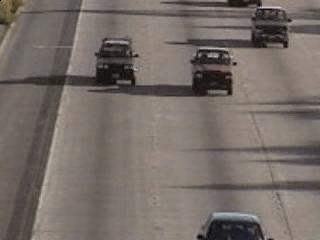
#> input picture 7/HighwayI/HighwayI_000007.png, 320 x 240 px, given in place of HighwayI_000000.png, which was not available
$ jupyter execute kadai.ipynb   (text cells are left out)
#> lines starting #> are read from the running program, lines starting #| are printed output that depends on the picture; after the words box and inside, x2 and y2 are one past the last pixel; in counts of white or black regions, pixels touching at a corner belong together; pictures that were not available may be replaced by others from this repository, and a replacement may not be noted
[cell 1]
import cv2
import numpy as np
import matplotlib.pyplot as plt

[cell 2]
# 画像ファイルの読み込み
image = cv2.imread("HighwayI/HighwayI_000000.png")
#> image is the input picture: shape (240, 320, 3); mean B, G, R 103.9, 109, 118.4

# BGRからRGBに変換
image_rgb = cv2.cvtColor(image, cv2.COLOR_BGR2RGB)

# 画像の表示
plt.imshow(image_rgb)

[cell 3]
template_rgb = image_rgb[60:130, 170:240]
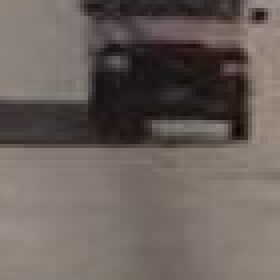
#> template_rgb: shape (70, 70, 3) (shown 4 times larger); mean R, G, B 106.6, 96.7, 92.1

print(template_rgb.shape)
#| (70, 70, 3)

# 画像の表示
plt.imshow(template_rgb)

# RGBからBGRに変換
template_bgr = cv2.cvtColor(template_rgb, cv2.COLOR_BGR2RGB)

cv2.imwrite("template.png", template_bgr)
#> Out = True

[cell 4]
# 画像ファイルの読み込み
image = cv2.imread("HighwayI/HighwayI_000000.png")

# BGRからRGBに変換
image_rgb = cv2.cvtColor(image, cv2.COLOR_BGR2RGB)

# テンプレートファイルの読み込み
template = cv2.imread("template.png")

# BGRからRGBに変換
template_rgb = cv2.cvtColor(template, cv2.COLOR_BGR2RGB)

# 画像とテンプレートのサイズを取得
image_height, image_width, _ = image_rgb.shape
#> image_height = 240; image_width = 320
template_height, template_width, _ = template_rgb.shape
#> template_height = 70; template_width = 70

# テンプレートマッチングを実行（平方差）
result = cv2.matchTemplate(image_rgb, template_rgb, cv2.TM_SQDIFF)
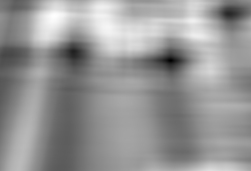
#> result: shape (171, 251) float32; min 0, max 61376072, mean 36115452; drawn with min black and max white

# 最小のスコアとその位置を取得
min_val, max_val, min_loc, max_loc = cv2.minMaxLoc(result)
#> min_val = 0; max_val = 61376072; min_loc = (170, 60); max_loc = (54, 15)

# 最も一致する位置（最小のスコアの位置）
best_x, best_y = min_loc
#> best_x = 170; best_y = 60

# 結果の確認のため、最も一致する位置に矩形を描画
result_image = image_rgb.copy()
cv2.rectangle(result_image, (best_x, best_y), (best_x + template_width, best_y + template_height), (0, 0, 255))
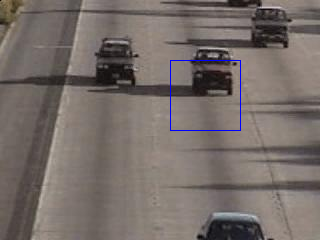
#> result_image: shape (240, 320, 3); mean R, G, B 118, 108.6, 104.4

# 結果を表示
plt.imshow(result_image)

[cell 5]
# 画像ファイルの読み込み
image = cv2.imread("HighwayI/HighwayI_000000.png")

# BGRからRGBに変換
image_rgb = cv2.cvtColor(image, cv2.COLOR_BGR2RGB)

# テンプレートファイルの読み込み
template = cv2.imread("template.png")

# BGRからRGBに変換
template_rgb = cv2.cvtColor(template, cv2.COLOR_BGR2RGB)

# 画像とテンプレートのサイズを取得
image_height, image_width, _ = image_rgb.shape
template_height, template_width, _ = template_rgb.shape

# テンプレートマッチングを実行（平方差）
result = cv2.matchTemplate(image_rgb, template_rgb, cv2.TM_CCORR_NORMED)
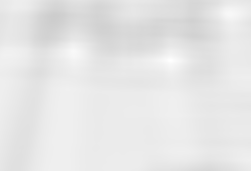
#> result: shape (171, 251) float32; min 0.804, max 1, mean 0.905

# 最小のスコアとその位置を取得
min_val, max_val, min_loc, max_loc = cv2.minMaxLoc(result)
#> min_val = 0.804; max_val = 1; min_loc = (54, 16); max_loc = (170, 60)

# 最も一致する位置（最大のスコアの位置）
best_x, best_y = max_loc

# 結果の確認のため、最も一致する位置に矩形を描画
result_image = image_rgb.copy()
cv2.rectangle(result_image, (best_x, best_y), (best_x + template_width, best_y + template_height), (0, 0, 255))

# 結果を表示
plt.imshow(result_image)

[cell 6]
# 画像を読み込み
image = cv2.imread("HighwayI/HighwayI_000000.png")
image_gray = cv2.cvtColor(image, cv2.COLOR_BGR2GRAY)
plt.imshow(image_gray, cmap="gray")

[cell 7]
# 背景画像を読み込み
background = cv2.imread("GT_HighwayI.png")
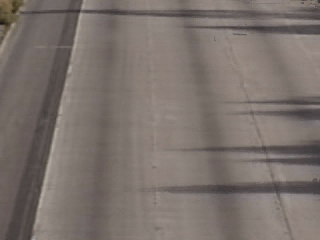
#> input picture 7/GT_HighwayI.png, 320 x 240 px
#> background is the input picture: shape (240, 320, 3); mean B, G, R 108.1, 113.3, 123.2
background_gray = cv2.cvtColor(background, cv2.COLOR_BGR2GRAY)
plt.imshow(background_gray, cmap="gray")

[cell 8]
# 背景差分の取得
diff_image = cv2.absdiff(image_gray, background_gray)

# 背景差分を閾値で2値化
threshold = 30
_, foreground_mask = cv2.threshold(diff_image, threshold, 255, cv2.THRESH_BINARY)
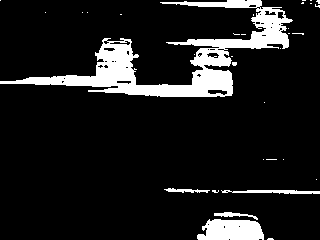
#> foreground_mask: shape (240, 320); 11.4% white; 33 white regions (28 under 20 px), largest, box (x1, y1, x2, y2) and area: (0, 0, 293, 97) 6947, (197, 219, 264, 240) 1159, (221, 190, 320, 194) 279, (214, 212, 258, 220) 135, (164, 188, 210, 193) 124

# 結果を表示
plt.imshow(foreground_mask, cmap="gray")

[cell 9]
# カーネルの作成
kernel = np.ones((3, 3), np.uint8)

# クロージング（エロージョン + ダイレーション）
closing_mask = cv2.morphologyEx(foreground_mask, cv2.MORPH_CLOSE, kernel, iterations=2)
#> closing_mask: shape (240, 320); 13.1% white; 12 white regions (8 under 20 px), largest, box (x1, y1, x2, y2) and area: (0, 0, 304, 97) 8024, (197, 212, 274, 240) 1498, (164, 188, 320, 194) 461, (301, 0, 320, 8) 71

# 結果を表示
plt.imshow(closing_mask, cmap="gray")

[cell 10]
# カーネルの作成
kernel = np.ones((3, 3), np.uint8)

# オープニング（ダイレーション + エロージョン）
opening_mask = cv2.morphologyEx(closing_mask, cv2.MORPH_OPEN, kernel, iterations=2)
#> opening_mask: shape (240, 320); 12.1% white; 3 white regions, box (x1, y1, x2, y2) and area: (23, 0, 289, 97) 7775, (197, 212, 264, 240) 1479, (310, 0, 320, 7) 55

# 結果を表示
plt.imshow(opening_mask, cmap="gray")

[cell 11]
# 画像を読み込み
image = cv2.imread("HighwayI/HighwayI_000000.png")

# BGRからRGBに変換
image_rgb = cv2.cvtColor(image, cv2.COLOR_BGR2RGB)

# 前景マスクをバイナリに変換
_, binary_mask = cv2.threshold(opening_mask, 127, 255, cv2.THRESH_BINARY)

# 元の画像とマスクを利用して前景のみを抽出
foreground = cv2.bitwise_and(image_rgb, image_rgb, mask=binary_mask)
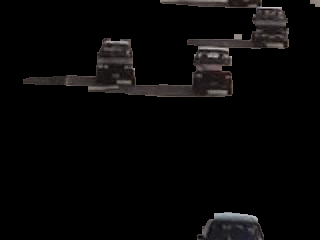
#> foreground: shape (240, 320, 3); mean R, G, B 7.9, 7.1, 7

# 結果を表示
plt.imshow(foreground)

[cell 12]
# 画像を読み込み
image_1 = cv2.imread("HighwayI/HighwayI_000000.png")
image_1_gray = cv2.cvtColor(image_1, cv2.COLOR_BGR2GRAY)
image_2 = cv2.imread("HighwayI/HighwayI_000001.png")
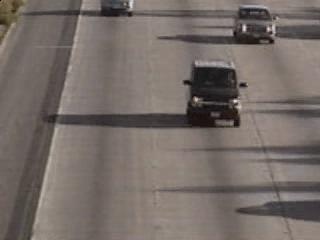
#> input picture 7/HighwayI/HighwayI_000021.png, 320 x 240 px, given in place of HighwayI_000001.png, which was not available
#> image_2 is the input picture: shape (240, 320, 3); mean B, G, R 103.1, 108, 117.5
image_2_gray = cv2.cvtColor(image_2, cv2.COLOR_BGR2GRAY)
image_3 = cv2.imread("HighwayI/HighwayI_000002.png")
image_3_gray = cv2.cvtColor(image_3, cv2.COLOR_BGR2GRAY)

# 元画像と各チャネルの画像を表示
fig, axes = plt.subplots(1, 3, tight_layout=True)
axes[0].imshow(image_1_gray, cmap="gray")
axes[1].imshow(image_2_gray, cmap="gray")
axes[2].imshow(image_3_gray, cmap="gray")

[cell 13]
# 背景差分の初期化
diff_image_1 = cv2.absdiff(image_1_gray, image_2_gray)
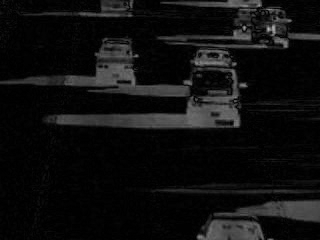
#> diff_image_1: shape (240, 320); min 0, max 183, mean 15.1

# 背景差分を閾値で2値化
threshold = 30
_, mask_1 = cv2.threshold(diff_image_1, threshold, 255, cv2.THRESH_BINARY)
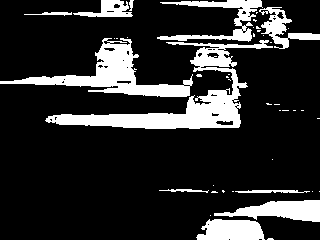
#> mask_1: shape (240, 320); 17.7% white; 43 white regions (32 under 20 px), largest, box (x1, y1, x2, y2) and area: (45, 40, 273, 129) 4671, (0, 38, 193, 97) 3209, (214, 200, 320, 222) 1358

# 画像の表示
plt.imshow(mask_1, cmap="gray")

[cell 14]
# 背景差分の初期化
diff_image_2 = cv2.absdiff(image_2_gray, image_3_gray)
#> diff_image_2: shape (240, 320); every value is 0

# 背景差分を閾値で2値化
threshold = 30
_, mask_2 = cv2.threshold(diff_image_2, threshold, 255, cv2.THRESH_BINARY)

# 画像の表示
plt.imshow(mask_2, cmap="gray")
